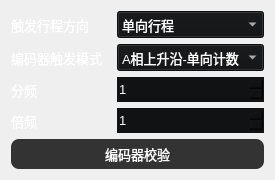
               <widget class="QWidget" name="page_10">
                <layout class="QGridLayout" name="gridLayout_15">
                 <item row="2" column="0">
                  <layout class="QHBoxLayout" name="horizontalLayout_54">
                   <item>
                    <widget class="QLabel" name="label_63">
                     <property name="sizePolicy">
                      <sizepolicy hsizetype="Fixed" vsizetype="Preferred">
                       <horstretch>0</horstretch>
                       <verstretch>0</verstretch>
                      </sizepolicy>
                     </property>
                     <property name="minimumSize">
                      <size>
                       <width>100</width>
                       <height>0</height>
                      </size>
                     </property>
                     <property name="font">
                      <font>
                       <pointsize>10</pointsize>
                      </font>
                     </property>
                     <property name="styleSheet">
                      <string notr="true">color: rgb(255, 255, 255);</string>
                     </property>
                     <property name="text">
                      <string>分频</string>
                     </property>
                    </widget>
                   </item>
                   <item>
                    <widget class="QSpinBox" name="FenPinSpinBox">
                     <property name="minimumSize">
                      <size>
                       <width>60</width>
                       <height>25</height>
                      </size>
                     </property>
                     <property name="font">
                      <font>
                       <pointsize>10</pointsize>
                      </font>
                     </property>
                     <property name="styleSheet">
                      <string notr="true">background-color: rgb(17, 18, 20);
border:none;
color:rgb(255,255,255);</string>
                     </property>
                     <property name="value">
                      <number>1</number>
                     </property>
                    </widget>
                   </item>
                  </layout>
                 </item>
                 <item row="0" column="0">
                  <layout class="QHBoxLayout" name="horizontalLayout_52">
                   <item>
                    <widget class="QLabel" name="label_58">
                     <property name="sizePolicy">
                      <sizepolicy hsizetype="Fixed" vsizetype="Preferred">
                       <horstretch>0</horstretch>
                       <verstretch>0</verstretch>
                      </sizepolicy>
                     </property>
                     <property name="minimumSize">
                      <size>
                       <width>100</width>
                       <height>0</height>
                      </size>
                     </property>
                     <property name="font">
                      <font>
                       <pointsize>10</pointsize>
                      </font>
                     </property>
                     <property name="styleSheet">
                      <string notr="true">color: rgb(255, 255, 255);</string>
                     </property>
                     <property name="text">
                      <string>触发行程方向</string>
                     </property>
                    </widget>
                   </item>
                   <item>
                    <widget class="QComboBox" name="ChuFaCombox">
                     <property name="minimumSize">
                      <size>
                       <width>60</width>
                       <height>27</height>
                      </size>
                     </property>
                     <property name="font">
                      <font>
                       <pointsize>10</pointsize>
                      </font>
                     </property>
                     <property name="styleSheet">
                      <string notr="true">background-color: rgb(17, 18, 20);
color:rgb(255,255,255);</string>
                     </property>
                     <item>
                      <property name="text">
                       <string>单向行程</string>
                      </property>
                     </item>
                     <item>
                      <property name="text">
                       <string>回退跟踪(反向不计)</string>
                      </property>
                     </item>
                     <item>
                      <property name="text">
                       <string>回退忽略</string>
                      </property>
                     </item>
                     <item>
                      <property name="text">
                       <string>双向扫描</string>
                      </property>
                     </item>
                    </widget>
                   </item>
                  </layout>
                 </item>
                 <item row="3" column="0">
                  <layout class="QHBoxLayout" name="horizontalLayout_53">
                   <item>
                    <widget class="QLabel" name="label_62">
                     <property name="sizePolicy">
                      <sizepolicy hsizetype="Fixed" vsizetype="Preferred">
                       <horstretch>0</horstretch>
                       <verstretch>0</verstretch>
                      </sizepolicy>
                     </property>
                     <property name="minimumSize">
                      <size>
                       <width>100</width>
                       <height>0</height>
                      </size>
                     </property>
                     <property name="font">
                      <font>
                       <pointsize>10</pointsize>
                      </font>
                     </property>
                     <property name="styleSheet">
                      <string notr="true">color: rgb(255, 255, 255);</string>
                     </property>
                     <property name="text">
                      <string>倍频</string>
                     </property>
                    </widget>
                   </item>
                   <item>
                    <widget class="QSpinBox" name="BeiPinSpinBox">
                     <property name="minimumSize">
                      <size>
                       <width>60</width>
                       <height>25</height>
                      </size>
                     </property>
                     <property name="font">
                      <font>
                       <pointsize>10</pointsize>
                      </font>
                     </property>
                     <property name="styleSheet">
                      <string notr="true">background-color: rgb(17, 18, 20);
border:none;
color:rgb(255,255,255);</string>
                     </property>
                     <property name="value">
                      <number>1</number>
                     </property>
                    </widget>
                   </item>
                  </layout>
                 </item>
                 <item row="1" column="0">
                  <layout class="QHBoxLayout" name="horizontalLayout_67">
                   <item>
                    <widget class="QLabel" name="label_66">
                     <property name="sizePolicy">
                      <sizepolicy hsizetype="Fixed" vsizetype="Preferred">
                       <horstretch>0</horstretch>
                       <verstretch>0</verstretch>
                      </sizepolicy>
                     </property>
                     <property name="minimumSize">
                      <size>
                       <width>100</width>
                       <height>0</height>
                      </size>
                     </property>
                     <property name="font">
                      <font>
                       <pointsize>10</pointsize>
                      </font>
                     </property>
                     <property name="styleSheet">
                      <string notr="true">color: rgb(255, 255, 255);</string>
                     </property>
                     <property name="text">
                      <string>编码器触发模式</string>
                     </property>
                    </widget>
                   </item>
                   <item>
                    <widget class="QComboBox" name="EnCodeTriComBox">
                     <property name="minimumSize">
                      <size>
                       <width>60</width>
                       <height>27</height>
                      </size>
                     </property>
                     <property name="font">
                      <font>
                       <pointsize>10</pointsize>
                      </font>
                     </property>
                     <property name="styleSheet">
                      <string notr="true">background-color: rgb(17, 18, 20);
color:rgb(255,255,255);</string>
                     </property>
                     <item>
                      <property name="text">
                       <string>A相上升沿-单向计数</string>
                      </property>
                     </item>
                     <item>
                      <property name="text">
                       <string>A相上升沿-双向计数</string>
                      </property>
                     </item>
                     <item>
                      <property name="text">
                       <string>A相双边沿-双向计数</string>
                      </property>
                     </item>
                     <item>
                      <property name="text">
                       <string>A&amp;B相双边沿-双向</string>
                      </property>
                     </item>
                    </widget>
                   </item>
                  </layout>
                 </item>
                 <item row="4" column="0">
                  <widget class="QPushButton" name="pushButton_3">
                   <property name="minimumSize">
                    <size>
                     <width>0</width>
                     <height>30</height>
                    </size>
                   </property>
                   <property name="font">
                    <font>
                     <pointsize>10</pointsize>
                    </font>
                   </property>
                   <property name="styleSheet">
                    <string notr="true">#pushButton_3
{
border-radius:8px;
color: #FFFFFF;
 background-color: #333333; 

}

#pushButton_3::hover
{	
color: #FFFFFF;

 background-color: qlineargradient(x1:0, y1:0, x2:1, y2:0, stop:0 #a1d6e2, stop:0.5 #1781b5, stop:1 #a1d6e2);

}

#pushButton_3::pressed,QPushButton::checked
{
    color: #FFFFFF;
   background-color: #718093;
}</string>
                   </property>
                   <property name="text">
                    <string>编码器校验</string>
                   </property>
                  </widget>
                 </item>
                </layout>
               </widget>
